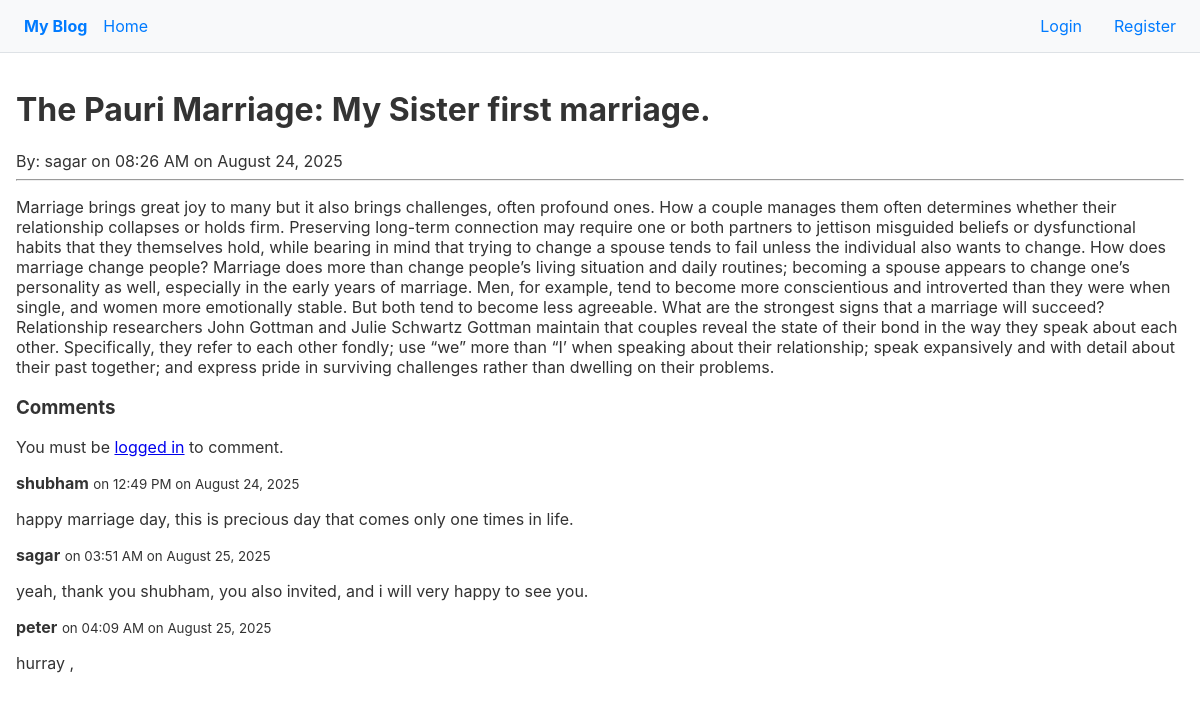
The app's page /post/4 with its own data.
### models.py (models this page shows, shortened)
class Post(db.Model):
    __tablename__ = "posts"
    id = db.Column(db.Integer, primary_key=True)
    title = db.Column(db.String(255), nullable=False, unique=True)
    body = db.Column(db.Text, nullable=False)
    created_at = db.Column(db.DateTime, nullable=False, server_default=db.func.now())
    is_published = db.Column(db.Boolean())
    slug = db.Column(db.String(255))
    user_id = db.Column(db.Integer, db.ForeignKey("users.id"), nullable=False) #FK
    owner = db.relationship("User", back_populates="posts")
    tags = db.relationship("Tag", secondary="post_tags", back_populates="posts")
    comments = db.relationship('Comment', back_populates='post', cascade='all, delete-orphan')

class User(db.Model, UserMixin):
    __tablename__ = "users"
    id = db.Column(db.Integer, primary_key=True)
    username = db.Column(db.String(50), nullable=False, unique=True)
    email = db.Column(db.String(100), nullable=False, unique=True)
    password = db.Column(db.String(255), nullable=False)
    profile_picture = db.Column(db.String(255))
    about_me = db.Column(db.Text)
    created_at = db.Column(db.DateTime, nullable=False, server_default=db.func.now())
    posts = db.relationship("Post", back_populates="owner", cascade="all, delete-orphan")
    comments = db.relationship("Comment", back_populates="")
    comments = db.relationship('Comment', back_populates='author')
    followers = db.relationship(
        "User",
        secondary="follows",
        primaryjoin = (follows.c.followed_id == id),
        secondaryjoin = (follows.c.follower_id == id),
        back_populates = "following"
    )
    following = db.relationship(
        "User",
        secondary="follows",
        primaryjoin = (follows.c.follower_id == id),
        secondaryjoin = (follows.c.followed_id == id),
        back_populates = "followers"
    )

class Comment(db.Model):
    __tablename__ = "comments"
    id = db.Column(db.Integer, primary_key=True)
    body = db.Column(db.Text, nullable=False)
    created_at = db.Column(db.DateTime, nullable=False, server_default=db.func.now())
    user_id = db.Column(db.Integer, db.ForeignKey("users.id"), nullable=False) #FK
    post_id = db.Column(db.Integer, db.ForeignKey("posts.id"), nullable=False) #FK
    author = db.relationship('User', back_populates='comments')
    post = db.relationship('Post', back_populates='comments')

### app.py (the view, shortened to what this page needs)
@app.route("/post/<int:post_id>", methods=["GET", "POST"])
def view_post(post_id):
    post = Post.query.get_or_404(post_id)
    form = CommentForm()
    return render_template("view_post.html", post=post, title=post.title, form=form)

### templates/view_post.html (shortened to what this page needs)
{% extends "base.html" %}
{% block body %}
    <h1>{{ post.title }}</h1>
    <div>
        <span>By: {{ post.owner.username }} on {{ post.created_at.strftime('%I:%M %p on %B %d, %Y') }}</span>
        </div>
    <hr>
    <p>{{ post.body | safe }}</p>
 <h3>Comments</h3>
    {% if current_user.is_authenticated %}
        <form method="POST" novalidate>
            {{ form.hidden_tag() }}
            <p>
                {{ form.body.label }}<br>
                {{ form.body(rows=4, cols=50) }}
                {% for error in form.body.errors %}<span>{{ error }}</span>{% endfor %}
            </p>
            <p>{{ form.submit() }}</p>
        </form>
    {% else %}
        <p>You must be <a href="{{ url_for('login', next=request.path) }}">logged in</a> to comment.</p>
    {% endif %}
    {% for comment in post.comments %}
        <article>
            <p>
                <strong>{{ comment.author.username }}</strong>
                <small>on {{ comment.created_at.strftime('%I:%M %p on %B %d, %Y') }}</small>
            </p>
            <p>{{ comment.body }}</p>
        </article>
    {% else %}
        <p>No comments yet. Be the first to comment!</p>
    {% endfor %}
{% endblock %}

### templates/base.html (style rules this page uses)
body { font-family: -apple-system, BlinkMacSystemFont, "Segoe UI", Roboto, "Helvetica Neue", Arial, sans-serif; margin: 0; color: #333; }

### records on screen
Post: title "The Pauri Marriage: My Sister first marriage.", created_at "08:26 AM on August 24, 2025", body "Marriage brings great joy to many but it also brings challenges, often profound ones. How a couple manages them often determines whether their relationship collapses or holds firm. Preserving long-term connection may require one or both partners to jettison misguided beliefs or dysfunctional habits that they themselves hold, while bearing in mind that trying to change a spouse tends to fail unless the individual also wants to change. How does marriage change people? Marriage does more than change people’s living situation and daily routines; becoming a spouse appears to change one’s personality as well, especially in the early years of marriage. Men, for example, tend to become more…"
User: owner.username "sagar"
Comment: author.username "shubham", created_at "12:49 PM on August 24, 2025", body "happy marriage day, this is precious day that comes only one times in life."
Comment: author.username "sagar", created_at "03:51 AM on August 25, 2025", body "yeah, thank you shubham, you also invited, and i will very happy to see you."
Comment: author.username "peter", created_at "04:09 AM on August 25, 2025", body "hurray ,"
